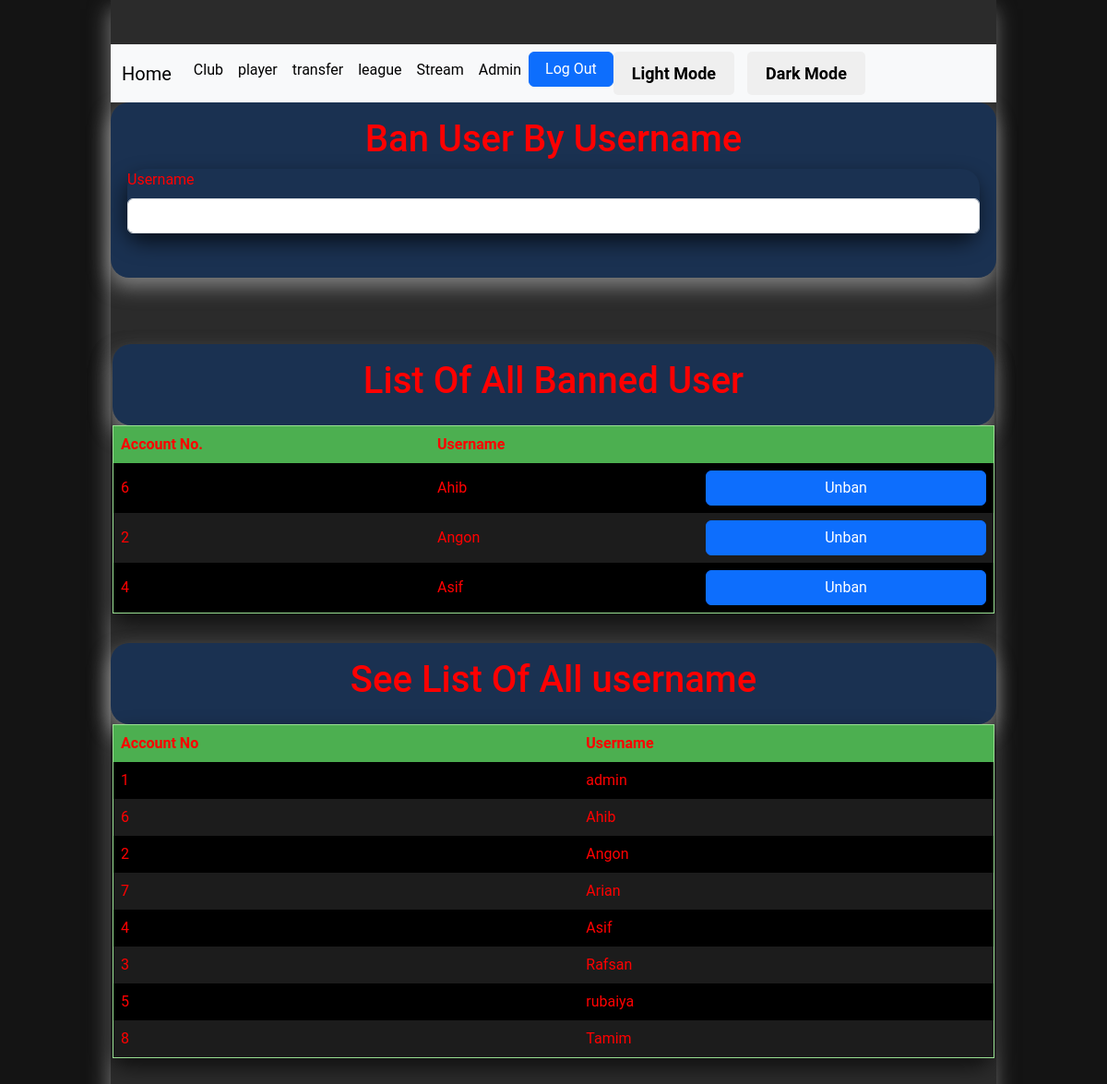
The page /football/admin-ban.php (signed in) on the database its author committed.
### tables this page shows
CREATE TABLE `banned_user` (
  `account_no` int(11) NOT NULL,
  `username` varchar(100) NOT NULL
);

CREATE TABLE `user` (
  `account_no` int(11) NOT NULL,
  `email` varchar(50) DEFAULT NULL,
  `full_name` varchar(100) DEFAULT NULL,
  `username` varchar(10) DEFAULT NULL,
  `password` varchar(32) DEFAULT NULL
);

### football/admin-ban.php (the view, shortened to what this page needs)
<?php
include '_dbconnect.php';
?>
<!doctype html>
<html lang="en">
<head>
    <link href="https://cdn.jsdelivr.net/npm/bootstrap@5.3.0-alpha3/dist/css/bootstrap.min.css" rel="stylesheet"
>
    <?php
    if ($_COOKIE["mode"] == "light") {
        echo "<link rel='stylesheet' href='style.css'>";
    } else {
        echo "<link rel='stylesheet' href='darkstyle.css'>";
    }
    ?>
</head>
<body>
    <div class='wrapper'>
        <div class="container-fluid py-5" id='middle_div'>
            <?php
            include "navbar.php";
            ?>
            <div class="text_box">
                <h1>Ban User By Username</h1>
                <div class="section">
                    <form action="admin-ban.php" method="post">
                        <label for="ban_user" class="form-label"> Username </label>
                        <input type="text" class="form-control" id="ban_user" name="ban_user">
                    </form>
                </div>
            </div>
            <br><br><br>
            <div class="section">
                <div class="text_box">
                    <h1>List Of All Banned User</h1>
                </div>
                <?php
                $sql = "select * from banned_user order by username ASC    ;";
                $result = $conn->query($sql);
                if ($result->num_rows > 0) {
                    echo "<table><tr><th>Account No.</th><th>Username</th><th></th></tr>";
                    while ($row = $result->fetch_assoc()) {
                        $account = $row["account_no"];
                        echo "<tr><td>" . $row["account_no"] . "</td><td>" . $row["username"] . "</td><td>" . "<form action='unban.php' method='post'><button type='submit' name='unban' value='$account' class='btn btn-primary w-100'>Unban</button></form>" . "</td></tr>";
                    }
                    echo "</table>";
                } else {
                    echo "0 results";
                }
                ?>
            </div>
            <div class="text_box">
                <h1>See List Of All username</h1>
            </div>
            <div class="section">
                <?php
                $sql10 = "SELECT * FROM user ORDER BY username;";
                $result10 = mysqli_query($conn, $sql10);
                if ($result10->num_rows > 0) {
                    echo "  <table>
                            <tr>     <th>Account No</th> <th>Username</th>   </tr>     ";
                    while ($row10 = $result10->fetch_assoc()) {
                        $account_to_print = $row10['account_no'];
                        $username_to_print = $row10['username'];
                        echo " <tr>   <td>$account_to_print</td>    <td>$username_to_print</td>      </tr>   ";
                    }
                } else {
                    echo "0 Results";
                }
                ?>
            </div>
        </div>
    </div>
</body>
</html>

### football/darkstyle.css (style rules this page uses)
#middle_div { box-shadow: -2px 10px 21px 0px rgba(171, 171, 171, 0.64); -webkit-box-shadow: -2px 10px 21px 0px rgba(173, 173, 173, 0.64); -moz-box-shadow: -2px 10px 21px 0px rgba(151, 151, 151, 0.64); max-width: 80%; height: 100%; margin: 0 auto; padding: 0px; background-color: rgb(43, 43, 43); font-family: 'Roboto', sans-serif; }
body { background-color: rgb(20, 20, 20); color: red; }
.wrapper { margin: 0 auto; }
.text_box { box-shadow: -2px 10px 21px 0px rgba(171, 171, 171, 0.64); -webkit-box-shadow: -2px 10px 21px 0px rgba(173, 173, 173, 0.64); -moz-box-shadow: -2px 10px 21px 0px rgba(151, 151, 151, 0.64); background-color: #1a3151; color: red; padding: 1em; border-radius: 20px; }
.section { box-shadow: -2px 10px 21px 0px rgba(0, 0, 0, 0.64); -webkit-box-shadow: -2px 10px 21px 0px rgba(0, 0, 0, 0.64); -moz-box-shadow: -2px 10px 21px 0px rgba(0, 0, 0, 0.64); border-radius: 20px; margin-bottom: 2em; margin-left: 2px; margin-right: 2px; }
h1 { text-align: center; color: red; }
table { border-collapse: collapse; width: 100%; border: 1px solid rgb(153, 224, 146) !important; border-radius: 5px; }
th, td { text-align: left; padding: 8px; color: red; }
tr:nth-child(even) { background-color: #000000; color: red; }
tr:nth-child(odd) { background-color: #1c1c1c; color: red; }
th { background-color: #4CAF50; color: red; }
h1 { color: red; }

### football/darkmode.php (style rules this page uses)
button { border: none; border-radius: 5px; padding: 10px 20px; font-size: 18px; font-weight: bold; cursor: pointer; margin-right: 10px; }

### rows shown on the page
banned_user: account_no "6", username "Ahib"
banned_user: account_no "2", username "Angon"
banned_user: account_no "4", username "Asif"
user: account_no "1", username "admin"
user: account_no "6", username "Ahib"
user: account_no "2", username "Angon"
user: account_no "7", username "Arian"
user: account_no "4", username "Asif"
user: account_no "3", username "Rafsan"
user: account_no "5", username "rubaiya"
user: account_no "8", username "Tamim"
